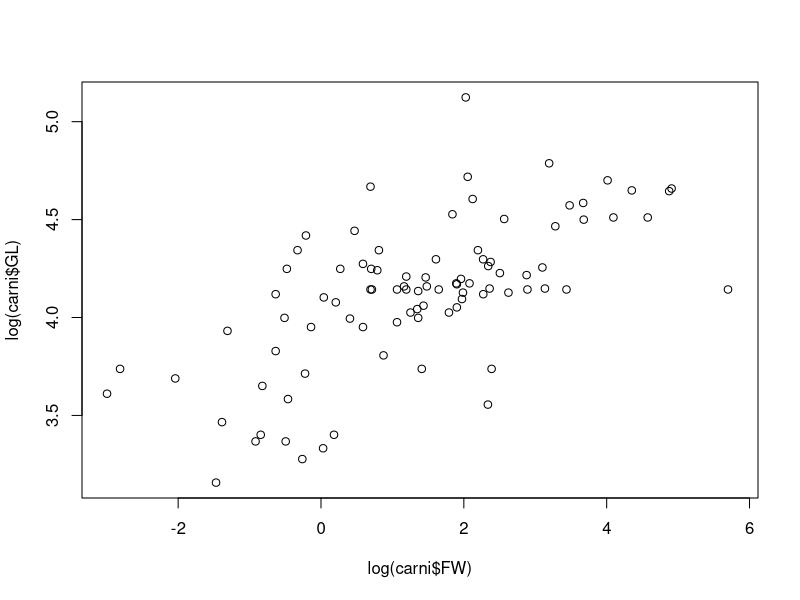

The R script that drew this image:
## ---- chunk 1
4+3 
9-12
6/3
7*3
(2*7)+2-0.4
## ---- chunk 2
sqrt(945)
3^5
abs(-23.4)
round(2.35425,digits=2)
log(1.2)
exp(1)
log10(6)
## ---- chunk 3
3<10
5>7
5==5
6!=5
3 %in% c(1,2,3,4,5)
6 %in% c(1,2,3,4,5)
## ---- chunk 4
x <- 4
## ---- chunk 5
x
## ---- chunk 6
A <- 1:5
B <- c(1,3,6,1,7,9)
C <- seq(1,12,2)
D <- seq(1,5,0.1)
E <- rep(c("Male","Female"),each = 3)
G <- rep(c("Male","Female"),c(2,4))
## ---- chunk 7
B
B*3
B-2
## ---- chunk 8
c(A,B)  
## ---- chunk 9
B * c(1,2,3,4,5,6)
## ---- chunk 10
A / B
## ---- chunk 11
mean(c(1,3,6,1,7,9,NA))
## ---- chunk 12
mean(c(1,3,6,1,7,9,NA),na.rm=TRUE)
## ---- chunk 13
5/0
-4/0
## ---- chunk 14
0/0
Inf-Inf
## ---- chunk 15
summary(B)
## ---- chunk 16
max(B)
min(B)
range(B)
length(B)
## ---- chunk 17
height <- c(173, 145, 187, 155, 179, 133)
sex <- c("Male", "Female", "Male", "Female", "Male", "Female")
age <- c(17, 22, 32, 20, 27, 30)

mydata <- data.frame(height = height, age = age, sex = sex)
mydata
## ---- chunk 18
summary(mydata)
str(mydata)
## ---- chunk 19
mydata[1,]
mydata[,2]
mydata[1,2]
subset(mydata,sex == "Female")
## ---- chunk 20
carni <- read.csv("CourseData/carnivora.csv", header = TRUE, stringsAsFactors = TRUE)
## ---- chunk 21
dim(carni)
nrow(carni)
ncol(carni)
## ---- chunk 22
names(carni)
## ---- chunk 23
summary(carni$FW)
## ---- chunk 24
class(carni)
## ---- chunk 25
class(carni$Family)
levels(carni$Family)
## ---- chunk 26
table(carni$Family)
## ---- chunk 27
tapply(carni$FW, carni$Family, mean)
## ---- chunk 28
plot(log(carni$FW), log(carni$GL))
## ---- chunk 29
library(dplyr)
library(ggplot2)
library(magrittr)
